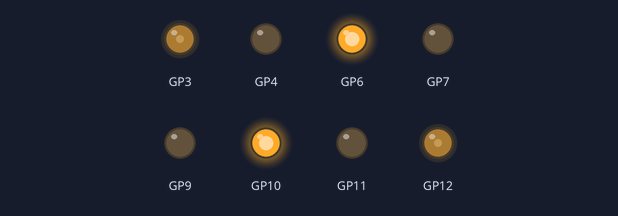
The program below on a simulated Raspberry Pi Pico running MicroPython. On the bench: output pins drawn as LEDs (lit = HIGH).

Above: at 0.1 s.
Timing chart, 0 to 1.6 s (numbered marks = the images above):
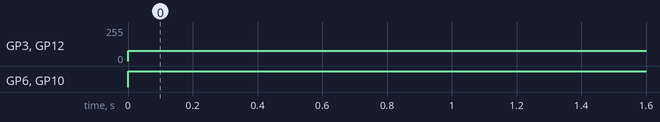

The program:

main.py
```python
from machine import Pin
import time
from motor import Motor
from bot import SimpleBot

# black tape = high (1), brighter surface = low (0)
l, r = Pin(9, Pin.PULL_DOWN), Pin(11, Pin.PULL_DOWN)

values = [0, 0]

m = Motor(3, 4, 6)
n = Motor(12, 7, 10)
bot = SimpleBot(m, n)
while True:
    _l = l.value()
    _r = r.value()
    if _r and _l:
        bot.reverse(30)
    elif _l:
        bot.ccw(30)
    elif _r:
        bot.cw(30)
    else:
        bot.forward(30)
    time.sleep(0.05)
```

motor.py
```python
from machine import Pin, PWM

class Motor:
    def __init__(self, pwm_pin, in1_pin, in2_pin):
        self.pwm = PWM(Pin(pwm_pin), freq=50, duty_u16=8192)
        self.pwm.duty_u16(0) # 0%
        self.dir_pins = (Pin(in1_pin, Pin.OUT), Pin(in2_pin, Pin.OUT))

    def forward(self, speed=None):
        self.dir_pins[0].value(0)
        self.dir_pins[1].value(1)
        if speed: self.speed(speed)

    def reverse(self, speed=None):
        self.dir_pins[1].value(0)
        self.dir_pins[0].value(1)
        if speed: self.speed(speed)

    def stop(self):
        self.dir_pins[0].value(0)
        self.dir_pins[1].value(0)

    def speed(self, percent):
        self.pwm.duty_u16(int((percent/100) * 65535)) # 0%
```

bot.py
```python
from motor import Motor

class SimpleBot:
    def __init__(self, left_motor, right_motor):
        self.left = left_motor
        self.right = right_motor

    def forward(self, speed=50):
        self.left.forward(speed)
        self.right.forward(speed)

    def cw(self, speed=50):
        self.left.forward(speed)
        self.right.reverse(speed)

    def ccw(self, speed=50):
        self.left.reverse(speed)
        self.right.forward(speed)

    def reverse(self, speed=50):
        self.left.forward(speed)
        self.right.forward(speed)

    def stop(self):
        self.left.stop()
        self.right.stop()
```

Measured:
- by itself, GP3, GP12: 0/255 → 76/255 at 0.00 s
- by itself, GP6, GP10: LOW → HIGH at 0.00 s
